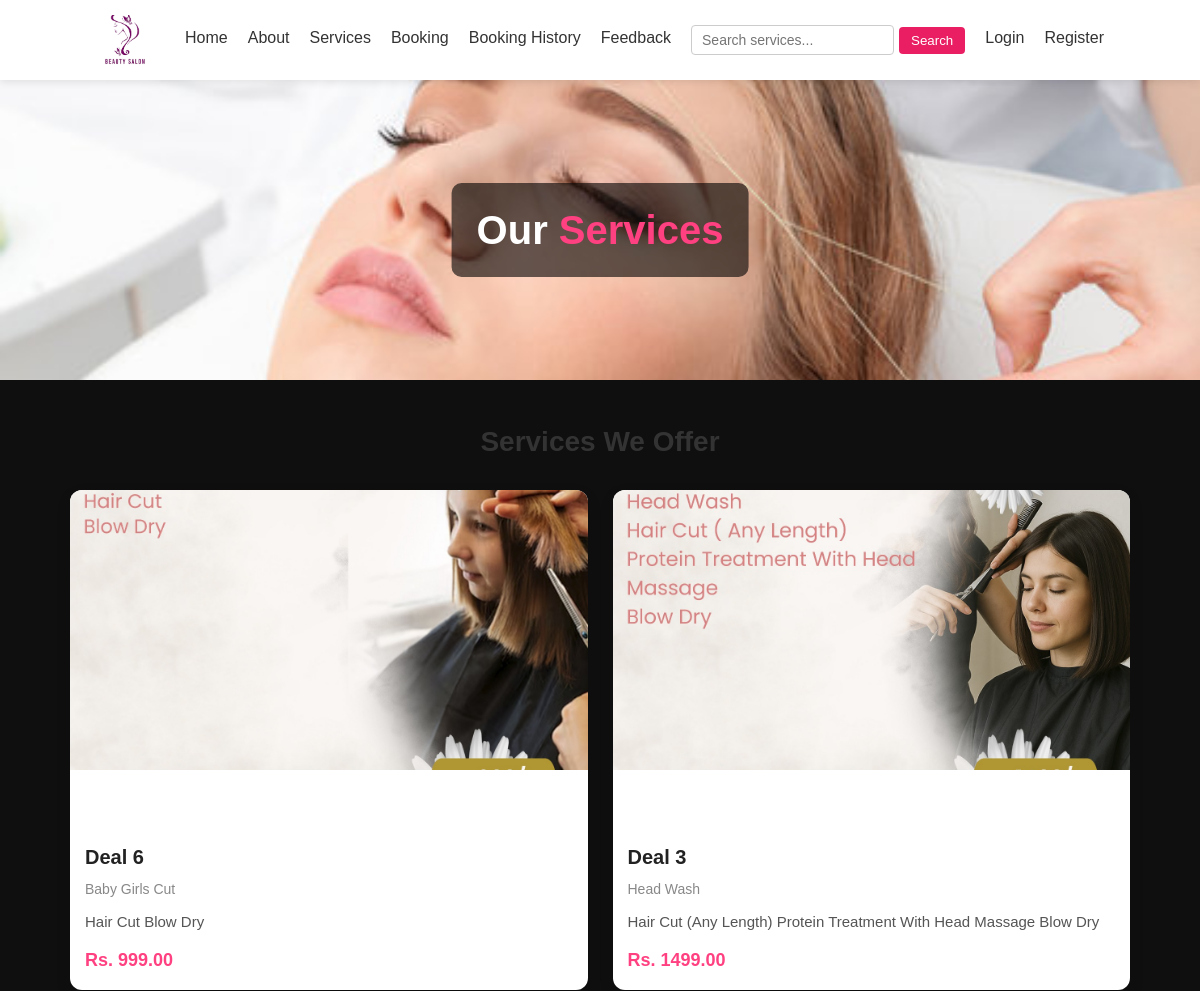
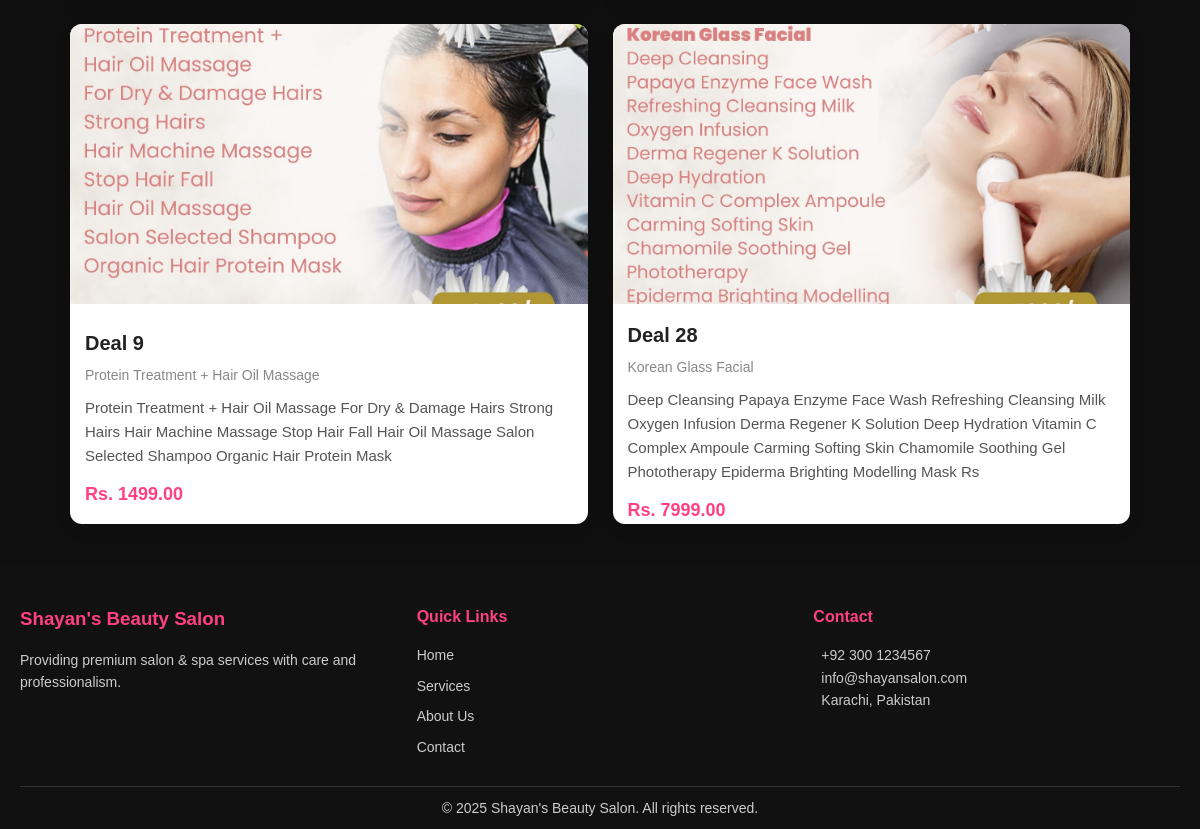
/services.php, run on the app's committed database (2 pictures, top to bottom).
### tables this page shows
CREATE TABLE `services` (
  `id` int(11) NOT NULL,
  `name` varchar(100) NOT NULL,
  `category` varchar(50) NOT NULL,
  `price` decimal(10,2) NOT NULL,
  `description` text DEFAULT NULL,
  `image` varchar(255) DEFAULT NULL,
  `created_at` timestamp NOT NULL DEFAULT current_timestamp()
);

### services.php (the view, shortened to what this page needs)
<?php
include 'php/config.php';
include 'php/header.php';
?>
<!DOCTYPE html>
<html lang="en">
<head>
  <link rel="stylesheet" href="css/services.css">
</head>
<body>
  <section class="hero">
    <img src="images/ourservices.jpg" alt="Salon Image">
    <div class="hero-text">
      <h1>Our <span>Services</span></h1>
    </div>
  </section>
  <div class="container">
    <h2 class="section-title">Services We Offer</h2>
    <div class="services-grid">
      <?php
      $result = $conn->query("SELECT * FROM services ORDER BY created_at DESC");
      if($result && $result->num_rows > 0){
          while($service = $result->fetch_assoc()){
              echo "
              <div class='service-card'>
                <img src='./images/{$service['image']}' alt='{$service['name']}'>
                <div class='service-info'>
                  <h3>{$service['name']}</h3>
                  <span class='category'>{$service['category']}</span>
                  <p class='description'>{$service['description']}</p>
                  <p class='price'>Rs. {$service['price']}</p>
                </div>
              </div>";
          }
      } else {
          echo "<p>No services available right now.</p>";
      }
      ?>
    </div>
  </div>
</body>
</html>
<?php include 'php/footer.php'; ?>

### php/header.php (shortened to what this page needs)
<!DOCTYPE html>
<html lang="en">
<head>
</head>
<body>
  <header>
    <img src="images/logo.png" alt="Logo" style="height:50px;">
    <nav>
      <a href="index.php">Home</a>
      <a href="about.php">About</a>
      <a href="services.php">Services</a>
      <a href="booking.php">Booking</a>
      <a href="booking_history.php">Booking History</a>
      <a href="feedback.php">Feedback</a>
      <?php if(isset($_SESSION['user_id'])): ?>
        <a href="logout.php">Logout</a>
      <?php else: ?>
      <form class="search-form" method="GET" action="search_result.php">
        <input type="text" name="q" placeholder="Search services...">
        <button type="submit">Search</button>
      </form>
        <a href="login.php">Login</a>
        <a href="register.php">Register</a>
      <?php endif; ?>
    </nav>
  </header>
</body>
</html>

### php/footer.php (shortened to what this page needs)
<!DOCTYPE html>
<html lang="en">
<head>
    <link rel="stylesheet" href="css/footer.css">
</head>
<body>
<footer class="footer">
  <div class="footer-container">
    <div class="footer-about">
      <h3>Shayan's Beauty Salon</h3>
      <p>Providing premium salon & spa services with care and professionalism.</p>
    </div>
    <div class="footer-links">
      <h4>Quick Links</h4>
      <ul>
        <li><a href="index.php">Home</a></li>
        <li><a href="services.php">Services</a></li>
        <li><a href="about.php">About Us</a></li>
        <li><a href="contact.php">Contact</a></li>
      </ul>
    </div>
    <div class="footer-contact">
      <h4>Contact</h4>
      <p><i class="fa fa-phone"></i> +92 300 1234567</p>
      <p><i class="fa fa-envelope"></i> info@shayansalon.com</p>
      <p><i class="fa fa-map-marker"></i> Karachi, Pakistan</p>
    </div>
  </div>
  <div class="footer-bottom">
    <p>&copy; 2025 Shayan's Beauty Salon. All rights reserved.</p>
  </div>
</footer>
</body>
</html>

### css/services.css (style rules this page uses)
* { margin: 0; padding: 0; box-sizing: border-box; }
body { font-family: 'Poppins', sans-serif; background: #0f0f0f; color: #fff; line-height: 1.6; }
.hero { position: relative; width: 100%; height: 300px; overflow: hidden; }
.hero img { width: 100%; height: 100%; object-fit: cover; }
.hero-text { position: absolute; top: 50%; left: 50%; transform: translate(-50%, -50%); color: #fff; background: rgba(0,0,0,0.6); padding: 15px 25px; border-radius: 10px; text-align: center; }
.hero-text h1 { font-size: 40px; margin: 0; }
.hero-text span { color: #ff4081; }
.container { max-width: 1100px; margin: 40px auto; padding: 0 20px; }
.section-title { text-align: center; font-size: 28px; margin-bottom: 25px; color: #333; }
.services-grid { display: grid; grid-template-columns: repeat(2, 1fr); gap: 25px; }
.service-card { background: #fff; border-radius: 12px; overflow: hidden; box-shadow: 0 6px 15px rgba(0,0,0,0.1); transition: transform 0.3s; height: 500px; display: flex; flex-direction: column; }
.service-info { padding: 15px; margin-top: auto; }
.service-card img { width: 100%; height: 280px; object-fit: cover; }
.service-info h3 { margin: 0 0 5px; font-size: 20px; color: #222; }
.service-info .category { font-size: 14px; color: #888; display: block; margin-bottom: 10px; }
.service-info .description { font-size: 15px; color: #555; margin-bottom: 12px; }
.service-info .price { font-size: 18px; font-weight: bold; color: #ff4081; }

### css/footer.css (style rules this page uses)
.footer { background: #111; color: #eee; padding: 40px 20px 10px; font-family: Arial, sans-serif; }
.footer-container { display: grid; grid-template-columns: repeat(auto-fit, minmax(250px, 1fr)); gap: 30px; max-width: 1200px; margin: auto; }
.footer h3, .footer h4 { margin-bottom: 15px; color: #ff4081; }
.footer p, .footer ul, .footer li, .footer a { font-size: 14px; color: #ccc; text-decoration: none; line-height: 1.6; }
.footer ul { list-style: none; padding: 0; }
.footer ul li { margin: 8px 0; }
.footer-bottom { text-align: center; border-top: 1px solid #333; margin-top: 20px; padding-top: 10px; font-size: 13px; color: #aaa; }

### php/header.php (style rules this page uses)
* { margin: 0; padding: 0; box-sizing: border-box; }
body { font-family: Arial, sans-serif; }
header { display: flex; justify-content: space-between; align-items: center; padding: 15px 8%; background: #fff; position: sticky; top: 0; z-index: 1000; box-shadow: 0 2px 8px rgba(0,0,0,0.1); }
header img { height: 50px; }
header nav { display: flex; gap: 20px; }
header nav a { text-decoration: none; color: #333; font-weight: 500; transition: color 0.3s; }
.search-form { display: flex; align-items: center; gap: 5px; }
.search-form input { padding: 6px 10px; border: 1px solid #ccc; border-radius: 4px; font-size: 14px; }
.search-form button { padding: 6px 12px; border: none; background: #e91e63; color: #fff; border-radius: 4px; cursor: pointer; }

### data on the page
services: image (picture), name "Deal 6", category "Baby Girls Cut", description "Hair Cut Blow Dry", price "999.00"
services: image (picture), name "Deal 3", category "Head Wash", description "Hair Cut (Any Length) Protein Treatment With Head Massage Blow Dry", price "1499.00"
services: image (picture), name "Deal 9", category "Protein Treatment + Hair Oil Massage", description "Protein Treatment + Hair Oil Massage For Dry & Damage Hairs Strong Hairs Hair Machine Massage Stop Hair Fall Hair Oil Massage Salon Selected Shampoo Organic Hair Protein Mask", price "1499.00"
services: image (picture), name "Deal 28", category "Korean Glass Facial", description "Deep Cleansing Papaya Enzyme Face Wash Refreshing Cleansing Milk Oxygen Infusion Derma Regener K Solution Deep Hydration Vitamin C Complex Ampoule Carming Softing Skin Chamomile Soothing Gel Phototherapy Epiderma Brighting Modelling Mask Rs", price "7999.00"
